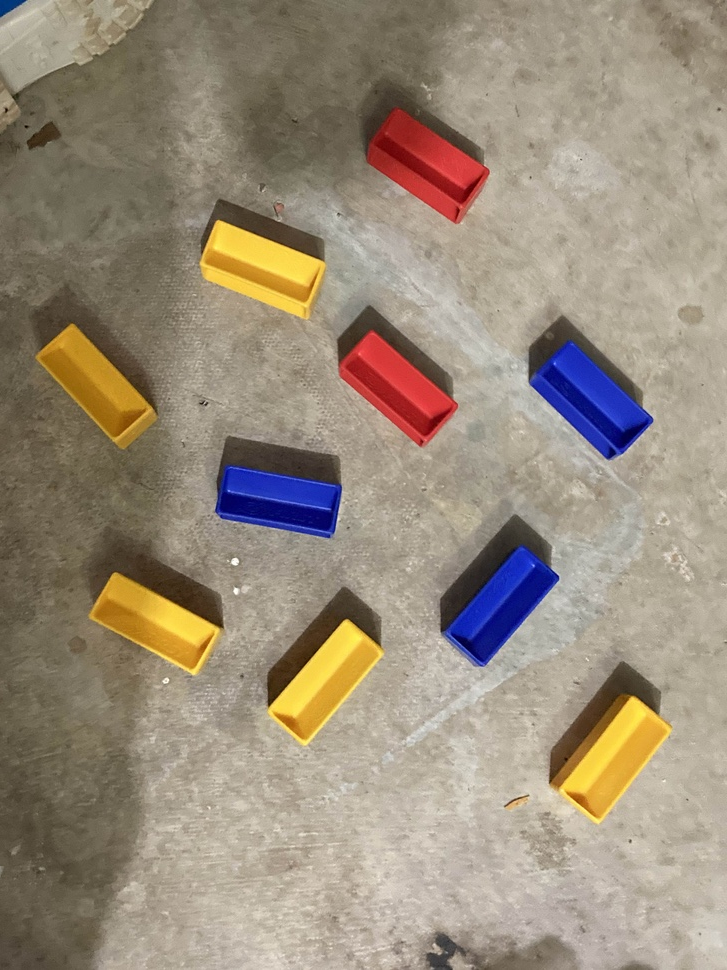
#> input picture test/IMG_1432.jpg, 727 x 970 px, shrunk from 3024 x 4032 before the run
$ python yellow.py
#> lines starting #> are read from the running program, lines starting #| are printed output that depends on the picture; after the words box and inside, x2 and y2 are one past the last pixel; in counts of white or black regions, pixels touching at a corner belong together
import cv2
import numpy as np
import os

def hsv_to_black_and_white(image_path, color_ranges, output_folder, max_contours=5, confidence_threshold=60, circle_radius_percentage=2):
    # Load the image
#> called with image_path = 'IMG_1432.jpg', output_folder = 'Output', max_contours = 5, confidence_threshold = 60, circle_radius_percentage = 2
    original_image = cv2.imread(image_path)
#> original_image is the input picture: shape (970, 727, 3); mean B, G, R 123.1, 140.5, 153.4
    if original_image is None:
        print("Error: Could not read the image.")
        return

    # Create output folder if it doesn't exist
    if not os.path.exists(output_folder):
        os.makedirs(output_folder)

    # Create copies of the original image for various outputs
    combined_image = np.copy(original_image)
    multi_combined_image = np.copy(original_image)
    circle_image = np.copy(original_image)  # Image for circles around centroids

    for color_name, hsv_range in color_ranges.items():
        lower_hsv, upper_hsv, line_color = hsv_range

        # Convert the image to the HSV color space
        hsv_image = cv2.cvtColor(original_image, cv2.COLOR_BGR2HSV)

        # Create a mask with the HSV range (white for in-range, black for out-of-range)
        mask = cv2.inRange(hsv_image, lower_hsv, upper_hsv)

        # Invert the mask to make the objects in the range black (0), others white (255)
        black_and_white_image = cv2.bitwise_not(mask)
        black_and_white_image[black_and_white_image > 0] = 255

        # Find contours (black blobs)
        contours, _ = cv2.findContours(mask, cv2.RETR_EXTERNAL, cv2.CHAIN_APPROX_SIMPLE)

        if len(contours) == 0:
            print(f"No {color_name} blobs detected.")
            continue

        # Sort contours by size (area)
        sorted_contours = sorted(contours, key=cv2.contourArea, reverse=True)
        largest_contour_area = cv2.contourArea(sorted_contours[0]) if sorted_contours else 0

        # For combined image, add centerlines for the most confident contours
        for i, contour in enumerate(sorted_contours[:1]):  # Only the largest contour
            if len(contour) == 0:
                continue

            # Compute the centroid of the contour
            M = cv2.moments(contour)
            if M["m00"] == 0:
                continue

            cX = int(M["m10"] / M["m00"])  # X-coordinate of the centroid
            cY = int(M["m01"] / M["m00"])  # Y-coordinate of the centroid

            # Draw colored lines at the centroid on the combined image
            line_width = int(original_image.shape[1] * 0.01)  # 1% of image width
            cv2.line(combined_image, (0, cY), (original_image.shape[1], cY), line_color, line_width)  # Horizontal line
            cv2.line(combined_image, (cX, 0), (cX, original_image.shape[0]), line_color, line_width)  # Vertical line

        # Create mini folders for each contour
        for i, contour in enumerate(sorted_contours[:max_contours]):
            if len(contour) == 0:
                continue

            # Compute the centroid of the contour
            M = cv2.moments(contour)
            if M["m00"] == 0:
                continue

            cX = int(M["m10"] / M["m00"])  # X-coordinate of the centroid
            cY = int(M["m01"] / M["m00"])  # Y-coordinate of the centroid

            # Get image dimensions
            height, width = black_and_white_image.shape

            # Compute percentage of width and height
            perc_x = (cX / width) * 100
            perc_y = (cY / height) * 100

            # Compute contour confidence
            contour_area = cv2.contourArea(contour)
            confidence = (contour_area / largest_contour_area) * 100
            confidence = min(100, confidence)  # Cap the confidence at 100%

            print(f"Center of the {color_name} blob {i + 1}: ({perc_x:.2f}%, {perc_y:.2f}%)")
            print(f"Confidence for contour {i + 1}: {confidence:.2f}%")

            # Draw colored lines at the centroid on the individual image for this contour
            contour_image = np.copy(original_image)  # Copy to draw contour lines on
            line_width = int(width * 0.01)  # 1% of image width
            cv2.line(contour_image, (0, cY), (width, cY), line_color, line_width)  # Horizontal line
            cv2.line(contour_image, (cX, 0), (cX, height), line_color, line_width)  # Vertical line

            # Create mini folder for contour
            contour_folder = os.path.join(output_folder, f"Contour_{i + 1}")
            if not os.path.exists(contour_folder):
                os.makedirs(contour_folder)

            # Define output paths
            output_image_path = os.path.join(contour_folder, f"processed_image_{color_name}.png")
            bw_image_path = os.path.join(contour_folder, f"black_and_white_image_{color_name}.png")

            # Save the output image with lines for the current color
            cv2.imwrite(output_image_path, contour_image)
            print(f"Processed image with {color_name} lines for contour {i + 1} saved as {output_image_path}")

            # Save the black and white image
            cv2.imwrite(bw_image_path, black_and_white_image)
            print(f"Black and white image for contour {i + 1} saved as {bw_image_path}")

            # For high-confidence contours, add their centerlines to the multi_combined_image
            if confidence > confidence_threshold:
                cv2.line(multi_combined_image, (0, cY), (original_image.shape[1], cY), line_color, line_width)  # Horizontal line
                cv2.line(multi_combined_image, (cX, 0), (cX, original_image.shape[0]), line_color, line_width)  # Vertical line

                # Draw circles around high-confidence centroids
                radius = int(min(original_image.shape[:2]) * circle_radius_percentage / 100)  # Radius in pixels
                cv2.circle(circle_image, (cX, cY), radius, line_color, 5)  # Draw circle with thickness of 2
#> this loop made 3 passes
#> largest_contour_area on passes 1 to 3: 7250, 7346, 7307
#> pass 1, in hsv_to_black_and_white, `mask = cv2.inRange(hsv_image, lower_hsv, upper_hsv)`:
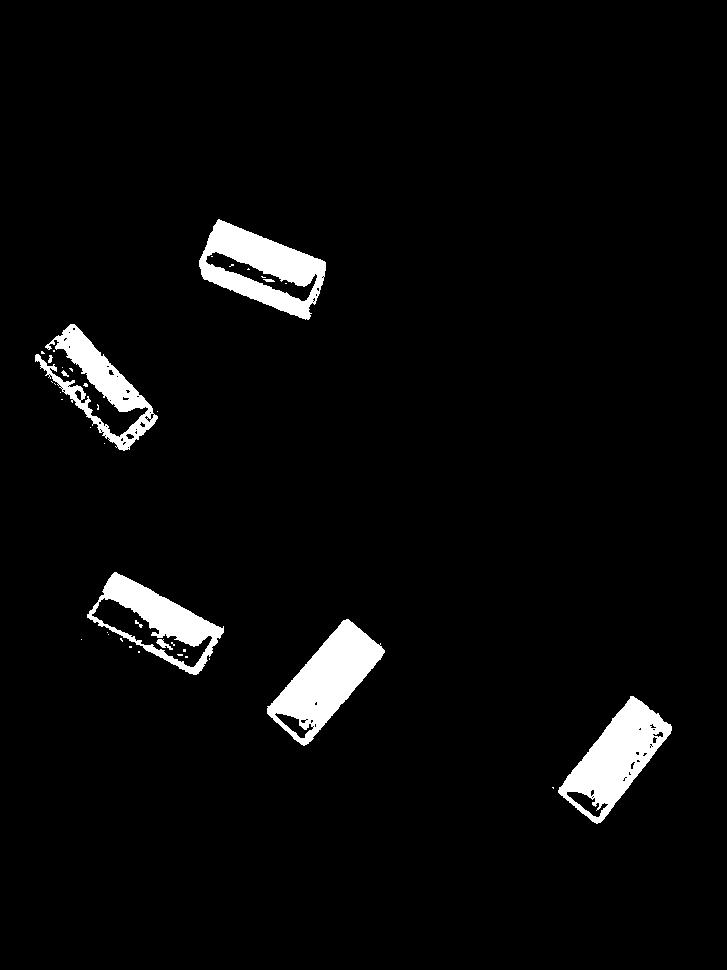
#> mask: shape (970, 727); 3.9% white; 40 white regions (30 under 20 px), largest, box (x1, y1, x2, y2) and area: (267, 619, 385, 746) 6379, (558, 696, 672, 824) 6151, (199, 219, 326, 320) 6039
#> after the loop:
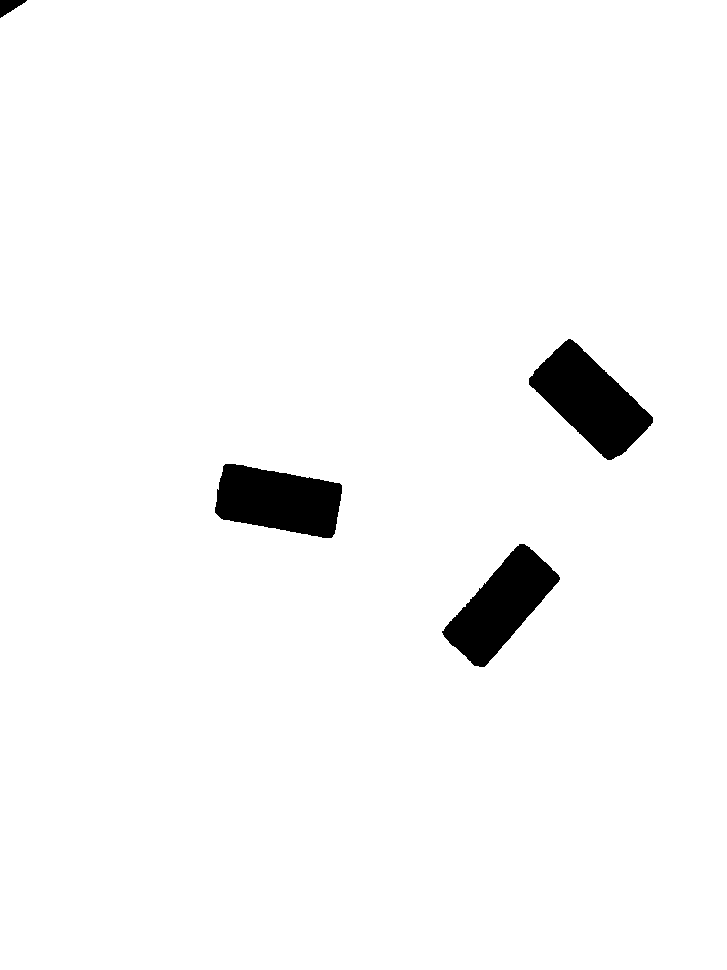
#> black_and_white_image: shape (970, 727); 97% white; 4 black regions, box (x1, y1, x2, y2) and area: (529, 339, 653, 460) 7446, (215, 464, 342, 538) 6800, (442, 544, 560, 667) 6727, (0, 0, 27, 18) 260
#> after the loop:
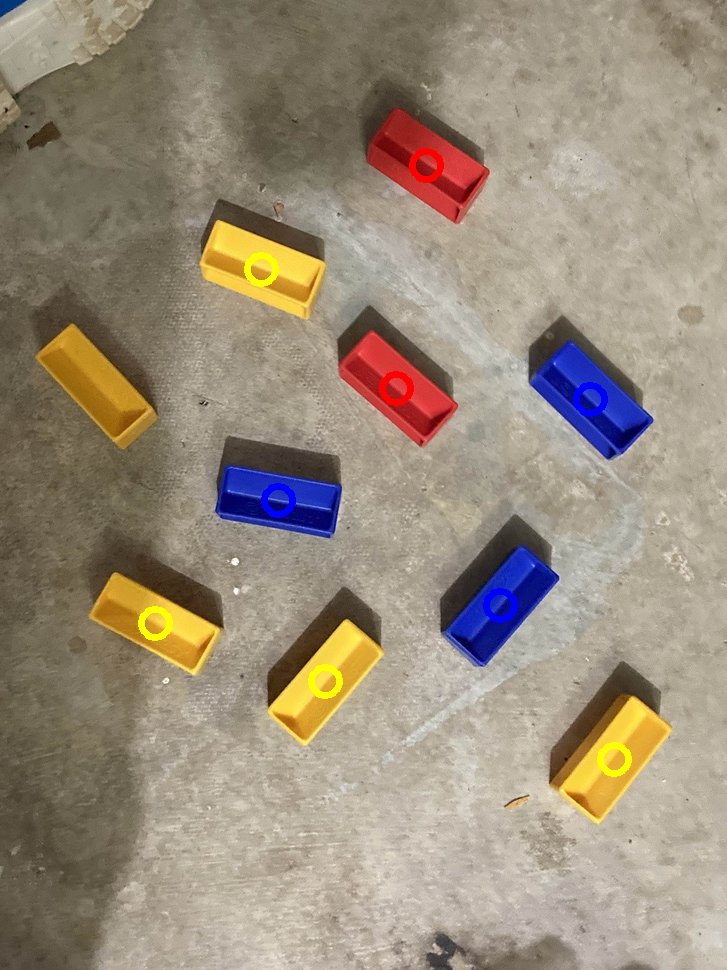
#> circle_image: shape (970, 727, 3); 0.76% of pixels changed, all inside (x1, y1, x2, y2) = (138, 148, 632, 777)
#> after the loop:
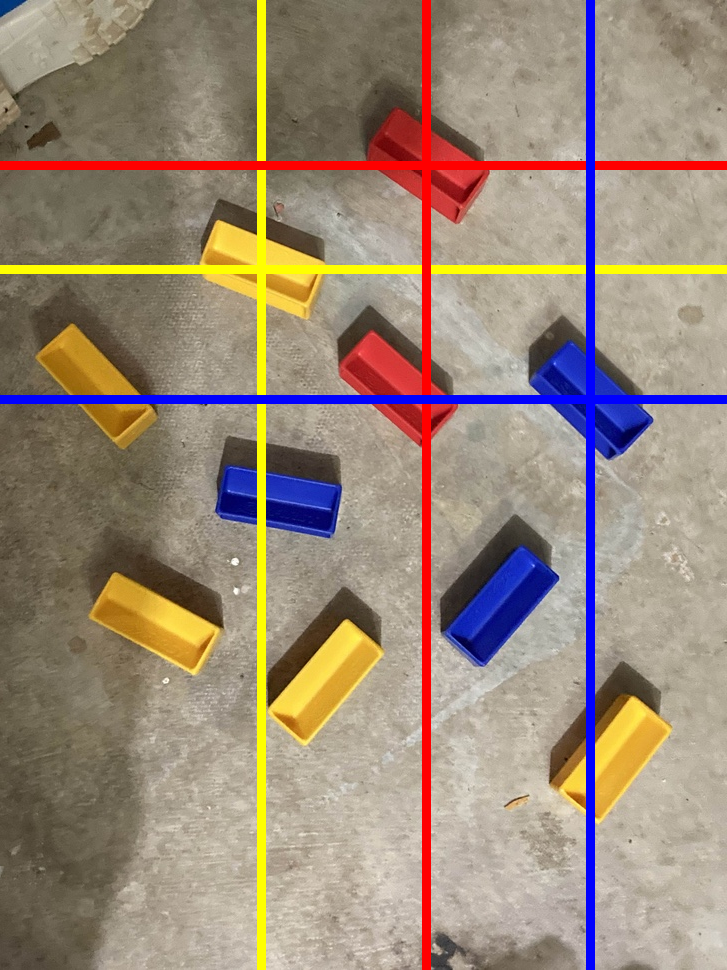
#> combined_image: shape (970, 727, 3); 6.39% of pixels changed, all inside (x1, y1, x2, y2) = (0, 0, 727, 970)
#> after the loop:
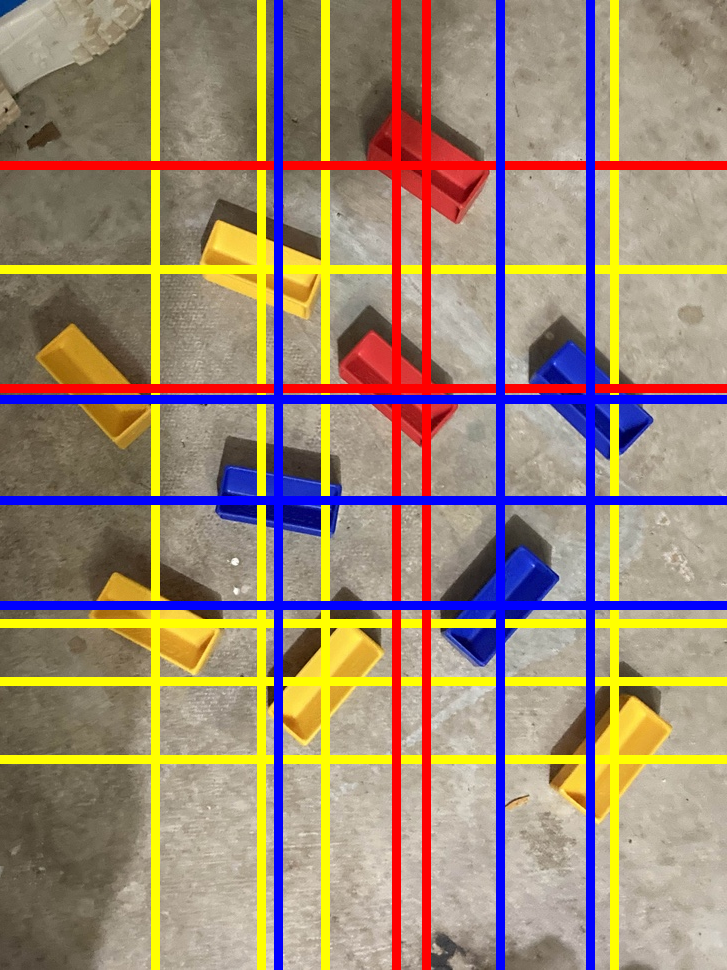
#> multi_combined_image: shape (970, 727, 3); 18.56% of pixels changed, all inside (x1, y1, x2, y2) = (0, 0, 727, 970)

    # Save the combined image with centerlines of the most confident contours
    combined_image_path = os.path.join(output_folder, "combined_centerlines_image.png")
    cv2.imwrite(combined_image_path, combined_image)
    print(f"Combined image with centerlines of the most confident contours saved as {combined_image_path}")
#| Combined image with centerlines of the most confident contours saved as Output/combined_centerlines_image.png

    # Save the multi-combined image with centerlines of high-confidence contours
    multi_combined_image_path = os.path.join(output_folder, "multi_combined_centerlines_image.png")
    cv2.imwrite(multi_combined_image_path, multi_combined_image)
    print(f"Multi-combined image with high-confidence contours saved as {multi_combined_image_path}")
#| Multi-combined image with high-confidence contours saved as Output/multi_combined_centerlines_image.png

    # Save the circle image with circles around high-confidence centroids
    circle_image_path = os.path.join(output_folder, "circles_around_centroids_image.png")
    cv2.imwrite(circle_image_path, circle_image)
    print(f"Image with circles around centroids saved as {circle_image_path}")
#| Image with circles around centroids saved as Output/circles_around_centroids_image.png

if __name__ == "__main__":
    # Example image path
    input_image_path = 'IMG_1432.jpg'  # Use the image you uploaded
    output_folder = "Output"  # Folder to save the images

    # Define the HSV ranges for yellow, red, and blue (wider range for blue)
    color_ranges = {
        "yellow": (np.array([20, 100, 100]), np.array([30, 255, 255]), (0, 255, 255)),  # Yellow in BGR
        "red": (np.array([0, 100, 100]), np.array([10, 255, 255]), (0, 0, 255)),  # Red in BGR
        "blue": (np.array([100, 50, 50]), np.array([140, 255, 255]), (255, 0, 0))  # Wider range for Blue in BGR
    }

    hsv_to_black_and_white(input_image_path, color_ranges, output_folder)

$ run again, with test/IMG_0468.jpg copied over test/IMG_1432.jpg
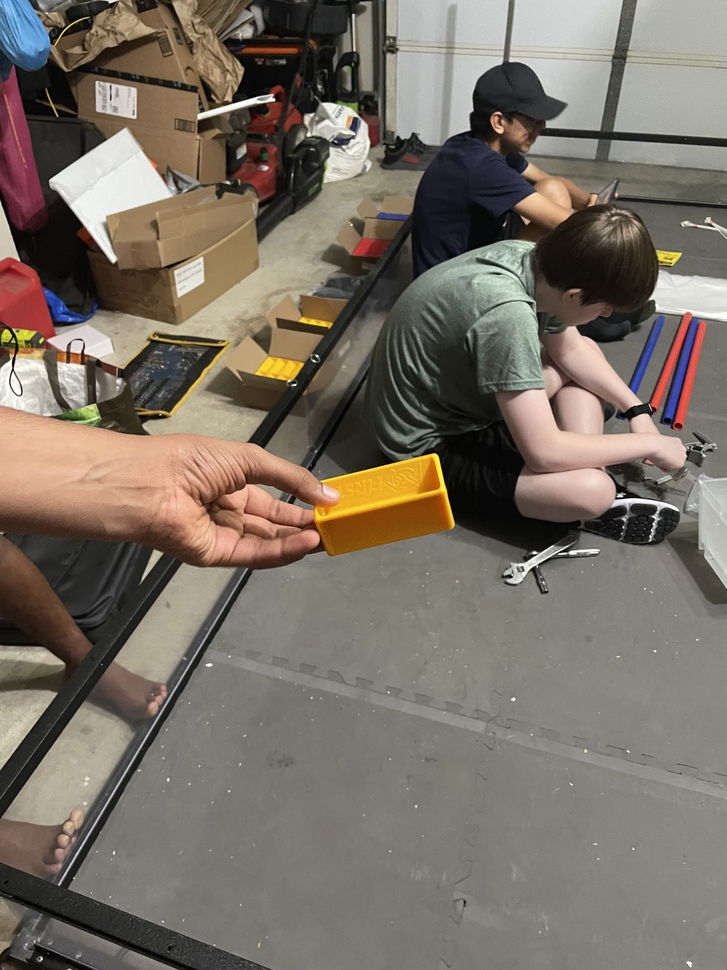
#> input picture test/IMG_0468.jpg, 727 x 970 px, shrunk from 3024 x 4032 before the run
#> in hsv_to_black_and_white, original_image is the input picture: shape (970, 727, 3); mean B, G, R 101.2, 111.9, 120.9
#> the loop in hsv_to_black_and_white, `for color_name, hsv_range in color_ranges.items():` made 3 passes
#> largest_contour_area on passes 1 to 3: 4421.5, 4784.5, 2803.5
#> pass 1, in hsv_to_black_and_white, `mask = cv2.inRange(hsv_image, lower_hsv, upper_hsv)`:
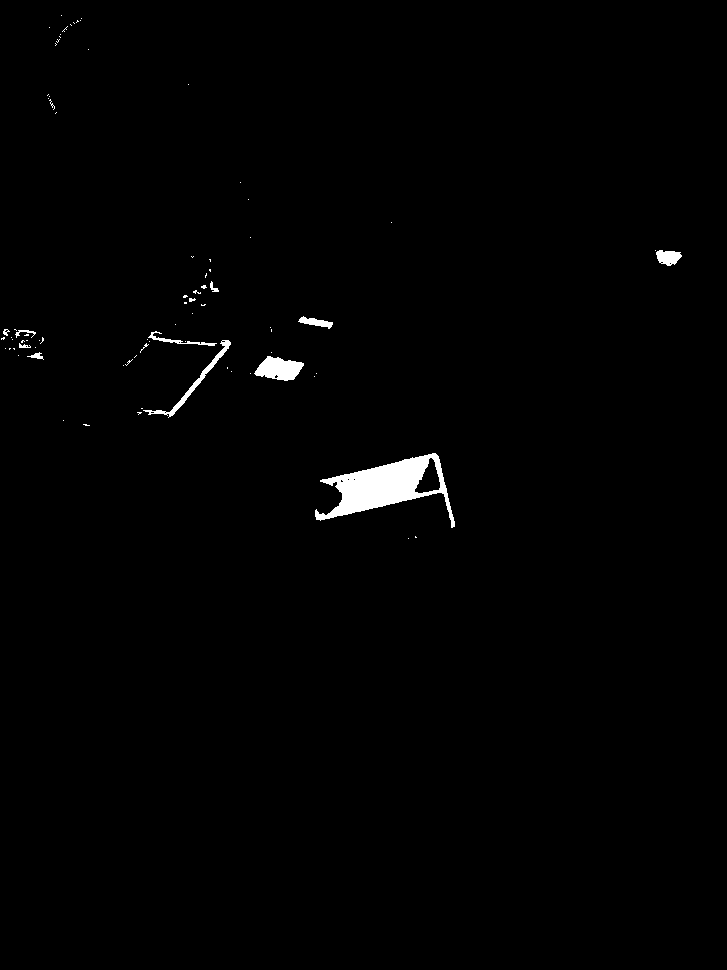
#> mask: shape (970, 727); 0.95% white; 82 white regions (70 under 20 px), largest, box (x1, y1, x2, y2) and area: (315, 453, 455, 528) 4151, (254, 356, 304, 381) 810, (143, 340, 231, 418) 557
#> after the loop in hsv_to_black_and_white, `for color_name, hsv_range in color_ranges.items():`:
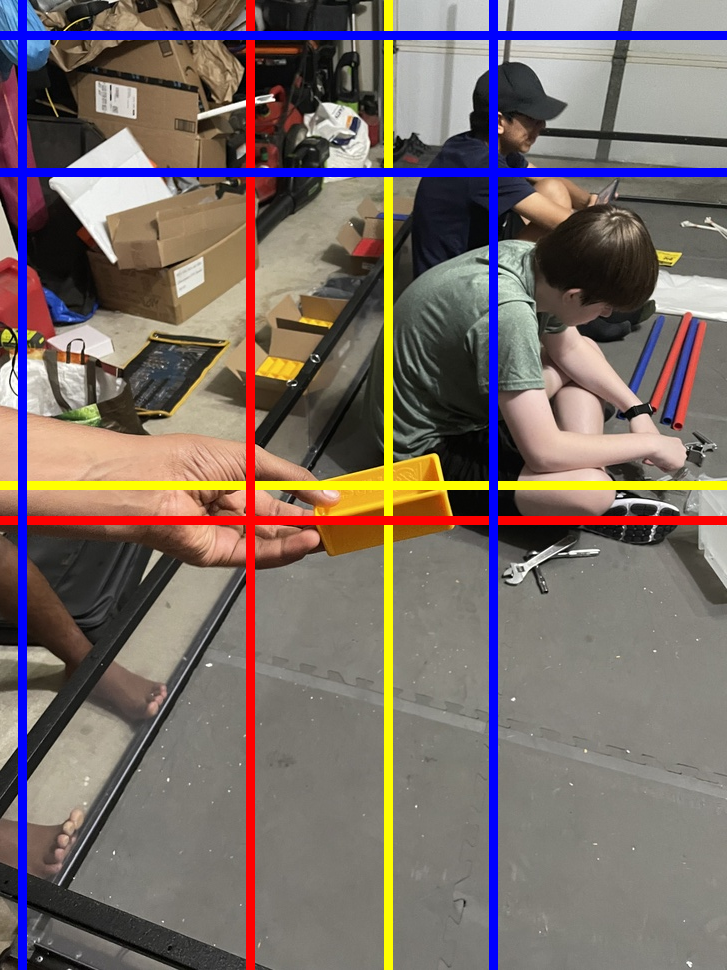
#> multi_combined_image: shape (970, 727, 3); 8.48% of pixels changed, all inside (x1, y1, x2, y2) = (0, 0, 727, 970)
#| Combined image with centerlines of the most confident contours saved as Output/combined_centerlines_image.png
#| Multi-combined image with high-confidence contours saved as Output/multi_combined_centerlines_image.png
#| Image with circles around centroids saved as Output/circles_around_centroids_image.png
